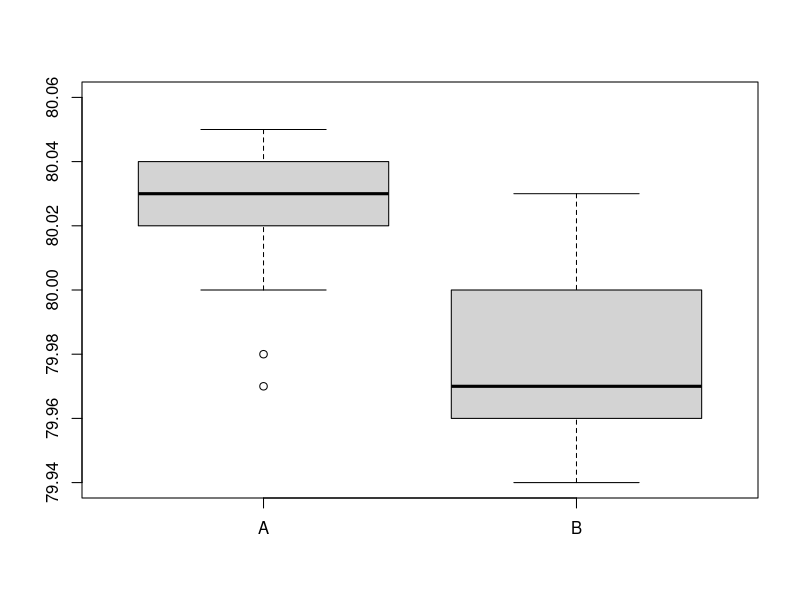

The R script that drew this image:
#Page 423

A = c(79.98, 80.04, 80.02, 80.04, 80.03,80.03, 80.04, 79.97, 80.05, 80.03, 80.02, 80, 80.02)
B = c(80.02, 79.94, 79.98, 79.97, 79.97, 80.03, 79.95, 79.97)

heat = data.frame(A,B = c(B,rep(NA, length(A)-length(B))))

X_bar_A = round(mean(A),3)
X_bar_B = round(mean(B),3)

sd_A = round(sd(A),3)
sd_B = round(sd(B),3)

cat(X_bar_A, X_bar_B, sd_A, sd_B)

var_p = ((length(A)-1)*sd_A^2 + (length(B)-1)*sd_B^2)/(length(A) + length(B) - 2)
sd_p = round(sqrt(var_p),3)

print(sd_p)

diff = round(X_bar_A - X_bar_B,2)
s_diff = round(sd_p*sqrt(1/length(A) + 1/length(B)),3)

cat(diff, s_diff)

boxplot(heat, ylim = c(79.94, 80.06))

t_val = round(abs(qt(0.025, df = length(A) + length(B) -2)),3)

print(t_val)

cat("CI for mean diff is (", round(diff - t_val*s_diff,3), round(diff + t_val*s_diff,3), ")")
